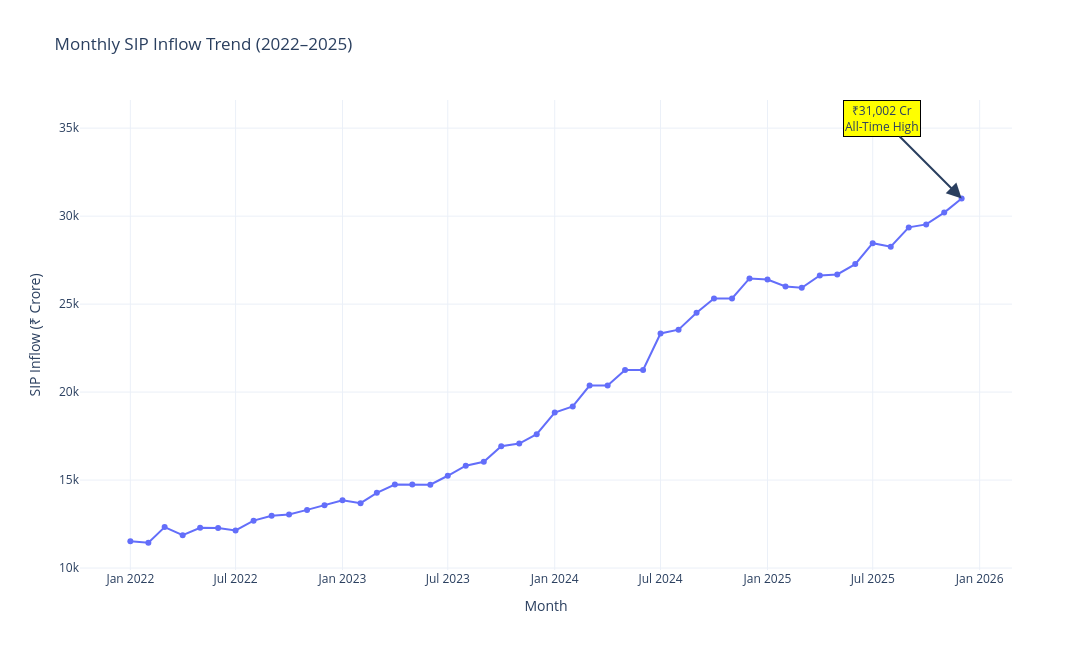

Source (notebook cell):
### Code cell
max_row = sip_df.loc[sip_df["sip_inflow_crore"].idxmax()]

fig.add_annotation(
    x=str(max_row["month"].date()),
    y=max_row["sip_inflow_crore"],
    text=f"₹{max_row['sip_inflow_crore']:,.0f} Cr<br>All-Time High",
    showarrow=True,
    arrowhead=2,
    arrowsize=1.5,
    arrowwidth=2,
    ax=-80,
    ay=-80,
    bgcolor="yellow",
    bordercolor="black"
)

fig.show()

### Figure 1 — Plotly figure (JSON) as saved in the notebook; plotly's stock layout.template omitted (floating-point values rounded to 4 significant figures)
{"data": [{"hovertemplate": "month=%{x}<br>sip_inflow_crore=%{y}<extra></extra>", "legendgroup": "", "line": {"color": "#636efa", "dash": "solid"}, "marker": {"symbol": "circle"}, "mode": "lines+markers", "name": "", "orientation": "v", "showlegend": false, "type": "scatter", "x": ["2022-01-01T00:00:00", "2022-02-01T00:00:00", "2022-03-01T00:00:00", "2022-04-01T00:00:00", "2022-05-01T00:00:00", "2022-06-01T00:00:00", "2022-07-01T00:00:00", "2022-08-01T00:00:00", "2022-09-01T00:00:00", "2022-10-01T00:00:00", "2022-11-01T00:00:00", "2022-12-01T00:00:00", "2023-01-01T00:00:00", "2023-02-01T00:00:00", "2023-03-01T00:00:00", "2023-04-01T00:00:00", "2023-05-01T00:00:00", "2023-06-01T00:00:00", "2023-07-01T00:00:00", "2023-08-01T00:00:00", "2023-09-01T00:00:00", "2023-10-01T00:00:00", "2023-11-01T00:00:00", "2023-12-01T00:00:00", "2024-01-01T00:00:00", "2024-02-01T00:00:00", "2024-03-01T00:00:00", "2024-04-01T00:00:00", "2024-05-01T00:00:00", "2024-06-01T00:00:00", "2024-07-01T00:00:00", "2024-08-01T00:00:00", "2024-09-01T00:00:00", "2024-10-01T00:00:00", "2024-11-01T00:00:00", "2024-12-01T00:00:00", "2025-01-01T00:00:00", "2025-02-01T00:00:00", "2025-03-01T00:00:00", "2025-04-01T00:00:00", "2025-05-01T00:00:00", "2025-06-01T00:00:00", "2025-07-01T00:00:00", "2025-08-01T00:00:00", "2025-09-01T00:00:00", "2025-10-01T00:00:00", "2025-11-01T00:00:00", "2025-12-01T00:00:00"], "xaxis": "x", "y": [11517, 11438, 12328, 11863, 12286, 12276, 12140, 12694, 12976, 13040, 13306, 13573, 13856, 13687, 14276, 14749, 14749, 14734, 15245, 15814, 16042, 16928, 17073, 17610, 18838, 19187, 20371, 20371, 21262, 21262, 23332, 23547, 24509, 25323, 25320, 26459, 26400, 25999, 25926, 26632, 26688, 27274, 28464, 28265, 29361, 29529, 30200, 31002], "yaxis": "y"}], "layout": {"annotations": [{"arrowhead": 2, "arrowsize": 1.5, "arrowwidth": 2, "ax": -80, "ay": -80, "bgcolor": "yellow", "bordercolor": "black", "showarrow": true, "text": "₹31,002 Cr<br>All-Time High", "x": "2025-12-01", "y": 31002}], "height": 650, "legend": {"tracegroupgap": 0}, "title": {"text": "Monthly SIP Inflow Trend (2022–2025)"}, "width": 1400, "xaxis": {"anchor": "y", "domain": [0, 1], "title": {"text": "Month"}}, "yaxis": {"anchor": "x", "domain": [0, 1], "title": {"text": "SIP Inflow (₹ Crore)"}}}}
